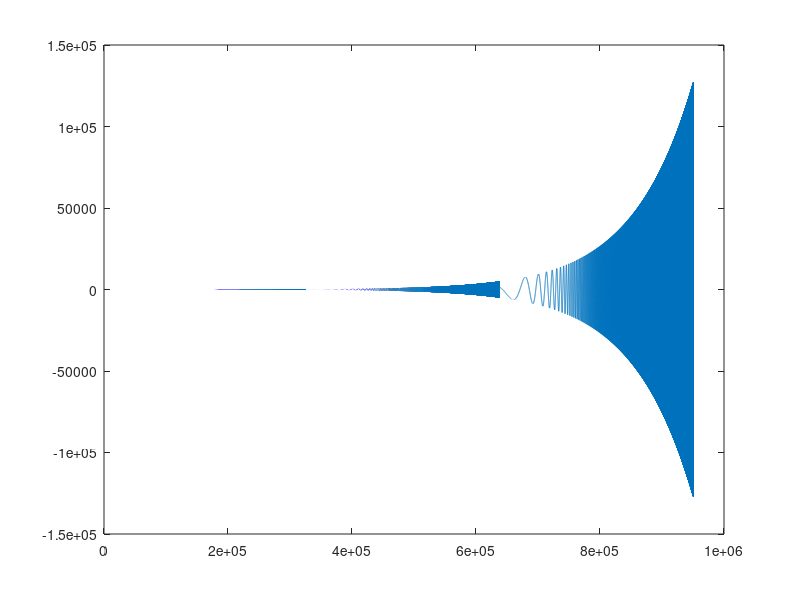

Here is the MATLAB script that generated this plot: (Note: this script raises an error after producing the figure.)

%% load data
load('Collocated_spyder.mat');

%% scaling
% ----- Parameters -----
amp_min = 1;      % amplitude at start of ramp
amp_max = 1e3;    % amplitude at end of ramp
ramp_start_frac = 0.3;  % fraction of vector where ramp starts (30%)
% ----------------------

N = length(in);

% Define ramp start and end indices
start_idx = floor(ramp_start_frac * N);   % start of ramp
end_idx   = N;                             % end of ramp

% Initialize amplitude vector
amp = ones(N,1) * amp_min;  % default amplitude = amp_min

% Logarithmic ramp
ramp_len = end_idx - start_idx + 1;
ramp_idx = 0:(ramp_len-1);  % indices for ramp
amp_ramp = 10.^( log10(amp_min) + (log10(amp_max)-log10(amp_min)) * (ramp_idx/(ramp_len-1)) );

% Apply ramp
amp(start_idx:end_idx) = amp_ramp;

% Scale input
in = in .* amp;
%out = out .* amp;
figure(1)
plot(in)

%% no window
Ts = 1e-4;
Fs = 1/Ts;
f=logspace(0,3,1001);
[H,f] = tfestimate(in,out,[],[],f,Fs);
[C,f] = mscohere(in,out,[],[],f,Fs);

figure(2);
subplot(3,1,1);semilogx(f,20*log10(abs(H)));grid on;
ylabel('G(dB)');
subplot(3,1,2);semilogx(f,rad2deg(angle(H)));grid on;
ylabel('\angleG(deg)');
subplot(3,1,3);semilogx(f,C);grid on;
xlabel('Frequency(Hz)');
ylabel('Coherence');

%% hanning
load('Collocated_spyder.mat');
Ts = 1e-4;
Fs = 1/Ts;
f=logspace(0,3,1001);
LW=round(length(in)/3);
Window=rectwin(LW);
% Window=hann(LW); % uncomment this line if you want to check hanning window
n=100; % choose any number you want to check the effect of overlap, 
% you should not see much difference in this case since the input is chirp, this will be relevant if the multisine input is used
[H,f] = tfestimate(in,out,Window,n,f,Fs);
[C,f] = mscohere(in,out, Window,n,f,Fs);
figure(1);
subplot(3,1,1);semilogx(f,20*log10(abs(H)));grid on;
ylabel('G(dB)');
subplot(3,1,2);semilogx(f,rad2deg(angle(H)));grid on;
ylabel('\angleG(deg)');
subplot(3,1,3);semilogx(f,C);grid on;
xlabel('Frequency(Hz)');
ylabel('Coherence')